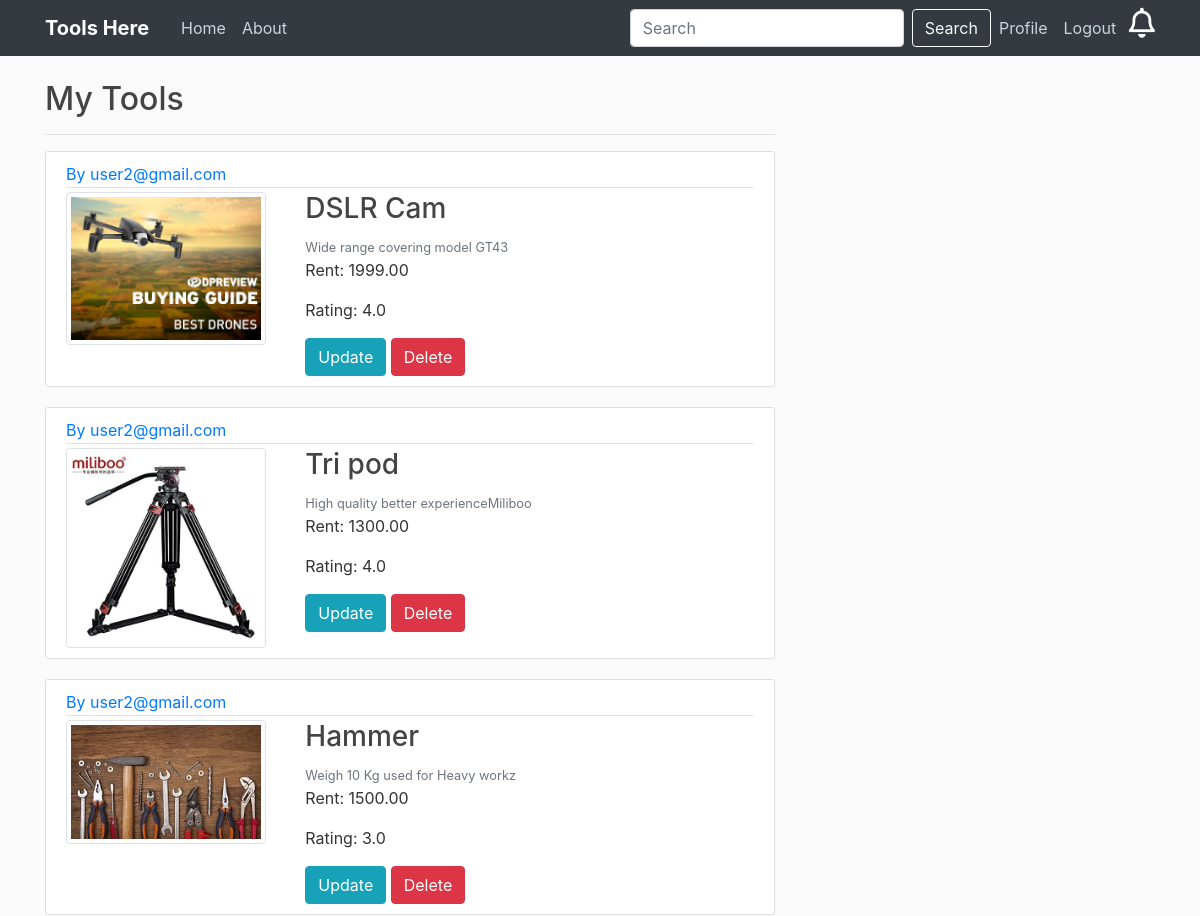
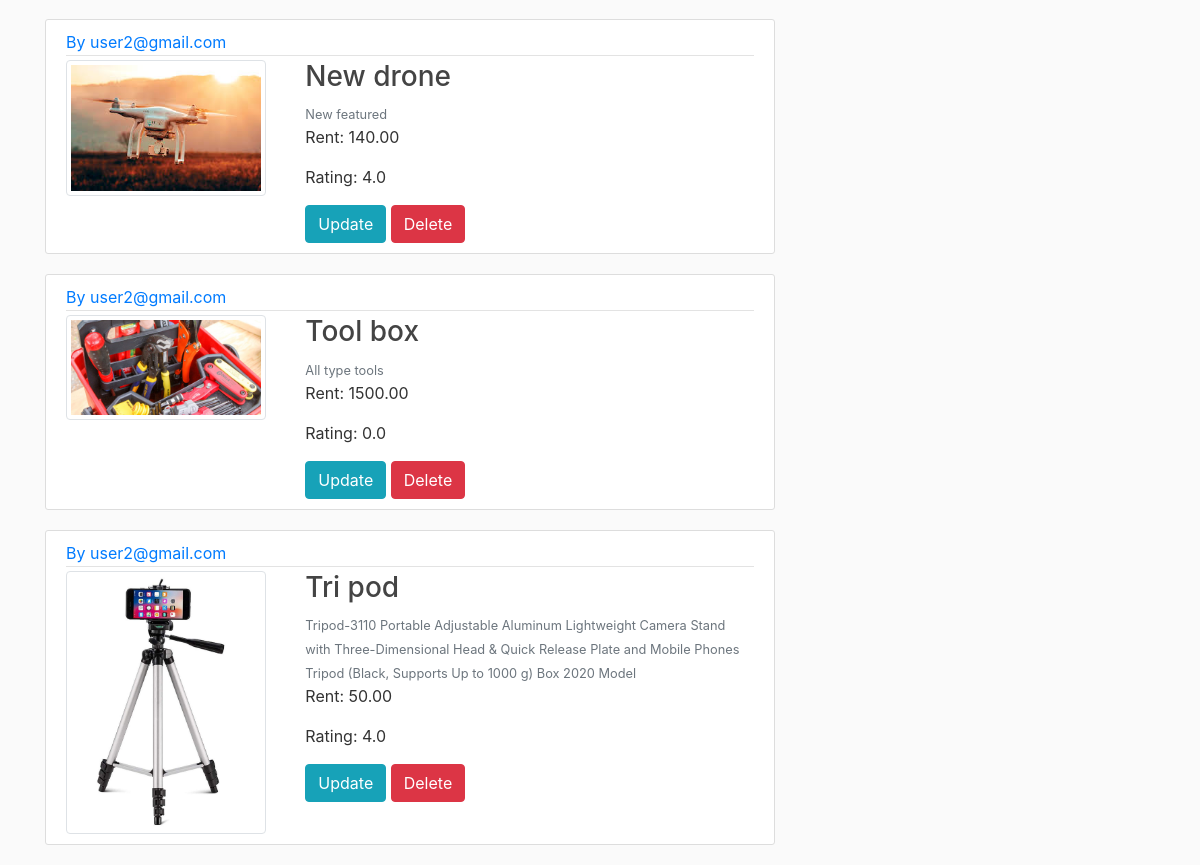
The app's page /accounts/mytools/ (signed in) with its own data (2 pictures, top to bottom).
### home/models.py (models this page shows, shortened)
class Post(models.Model):
	tool = models.CharField(max_length=100)
	content = models.CharField(max_length=300)
	rent = models.DecimalField(decimal_places=2,max_digits=12)
	rent_type = models.CharField(max_length=100,choices=RENT_CHOICES,default=RENT_CHOICES[0][0])
	rating = models.FloatField(default=0)
	owner = models.ForeignKey(CustomUser, on_delete=models.CASCADE)
	image = models.ImageField(default='default.jpg', upload_to='tool_pics')
	available = models.BooleanField(default=False)

### accounts/models.py (models this page shows)
class CustomUser(AbstractUser):
    username = None
    email = models.EmailField(_('email address'), unique=True)
    phone = models.CharField(max_length=10, null=True)
    address = models.CharField(max_length=200, null=True)
    USERNAME_FIELD = 'email'
    REQUIRED_FIELDS = []
    objects = CustomUserManager()

### users/views.py (the view)
# urls.py: path('accounts/mytools/', user_views.mytools, name='mytools'),
def mytools(request):
	context = {
		'posts':request.user.post_set.all()
	}
	return render(request,'users/mytools.html', context)

### users/templates/users/mytools.html
{% extends "base.html" %}
{% block content %}
	<h2>My Tools</h2>
  <hr>
    {% for post in posts %}
    	<article class="media content-section">
          <div class="media-body">
            <div class="article-metadata">
              <a class="mr-2" href="#">By {{ post.owner }}</a>
            </div>
            <div class="row padding">
              <div class="col-md-4">
                <img class="img-thumbnail" src="{{ post.image.url }}" width="200" height="200">
              </div>
              <div class="col-md-8">
                <h3><a class="article-title" href="{% url 'post-detail' post.id %}">
                {{ post.tool }}</a></h3>
                <small class="text-muted">{{ post.content }}</small>
                <p>Rent: {{ post.rent }}</p>
                <p class="article-content">Rating: {{ post.rating }}</p>
                <a class="btn btn-info my-2 my-sm-0" href="{% url 'post-update' post.id %}">Update</a>
                <a class="btn btn-danger" href="{% url 'post-delete' post.id %}">Delete</a>
              </div>
            </div>
          </div>
        </article>
    {% endfor %}
{% endblock content %}

### tools2/static/home/main.css (style rules this page uses)
body { background: #fafafa; color: #333333; margin-top: 5rem; }
h1, h2, h3, h4, h5, h6 { color: #444444; }
.content-section { background: #ffffff; padding: 10px 20px; border: 1px solid #dddddd; border-radius: 3px; margin-bottom: 20px; }
.article-title { color: #444444; }
.article-content { white-space: pre-line; }
.article-metadata { padding-bottom: 1px; margin-bottom: 4px; border-bottom: 1px solid #e3e3e3 }

### records on screen
Post: owner "user2@gmail.com", image (picture), tool "DSLR Cam", content "Wide range covering model GT43", rent "1999.00", rating "4.0"
Post: owner "user2@gmail.com", image (picture), tool "Tri pod", content "High quality better experienceMiliboo", rent "1300.00", rating "4.0"
Post: owner "user2@gmail.com", image (picture), tool "Hammer", content "Weigh 10 Kg used for Heavy workz", rent "1500.00", rating "3.0"
Post: owner "user2@gmail.com", image (picture), tool "New drone", content "New featured", rent "140.00", rating "4.0"
Post: owner "user2@gmail.com", image (picture), tool "Tool box", content "All type tools", rent "1500.00", rating "0.0"
Post: owner "user2@gmail.com", image (picture), tool "Tri pod", content "Tripod-3110 Portable Adjustable Aluminum Lightweight Camera Stand with Three-Dimensional Head & Quick Release Plate and Mobile Phones Tripod (Black, Supports Up to 1000 g) Box 2020 Model", rent "50.00", rating "4.0"
